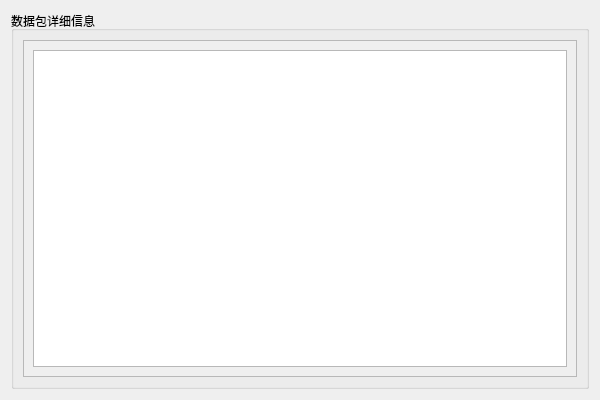
<?xml version="1.0" encoding="UTF-8"?>
<ui version="4.0">
 <class>Dialog</class>
 <widget class="QDialog" name="Dialog">
  <property name="geometry">
   <rect>
    <x>0</x>
    <y>0</y>
    <width>600</width>
    <height>400</height>
   </rect>
  </property>
  <property name="windowTitle">
   <string>数据包详细信息</string>
  </property>
  <layout class="QHBoxLayout" name="horizontalLayout">
   <item>
    <widget class="QGroupBox" name="groupBox">
     <property name="title">
      <string>数据包详细信息</string>
     </property>
     <layout class="QVBoxLayout" name="verticalLayout">
      <item>
       <widget class="QScrollArea" name="scrollArea">
        <property name="widgetResizable">
         <bool>true</bool>
        </property>
        <widget class="QWidget" name="scrollAreaWidgetContents">
         <property name="geometry">
          <rect>
           <x>0</x>
           <y>0</y>
           <width>556</width>
           <height>331</height>
          </rect>
         </property>
         <layout class="QVBoxLayout" name="verticalLayout_2">
          <item>
           <widget class="QTextEdit" name="textEdit"/>
          </item>
         </layout>
        </widget>
       </widget>
      </item>
     </layout>
    </widget>
   </item>
  </layout>
 </widget>
 <resources/>
 <connections/>
</ui>
